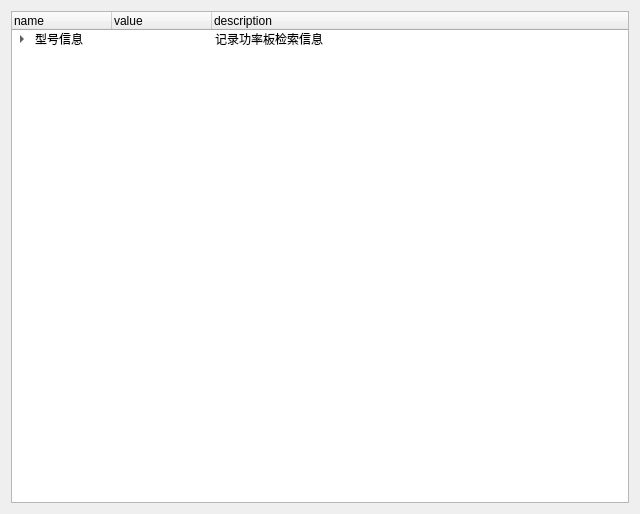
<?xml version="1.0" encoding="UTF-8"?>
<ui version="4.0">
 <class>Form</class>
 <widget class="QWidget" name="Form">
  <property name="geometry">
   <rect>
    <x>0</x>
    <y>0</y>
    <width>640</width>
    <height>514</height>
   </rect>
  </property>
  <property name="windowTitle">
   <string>Form</string>
  </property>
  <layout class="QVBoxLayout" name="verticalLayout">
   <item>
    <widget class="QTreeWidget" name="treeWidget">
     <column>
      <property name="text">
       <string>name</string>
      </property>
     </column>
     <column>
      <property name="text">
       <string>value</string>
      </property>
     </column>
     <column>
      <property name="text">
       <string>description</string>
      </property>
     </column>
     <item>
      <property name="text">
       <string>型号信息</string>
      </property>
      <property name="text">
       <string/>
      </property>
      <property name="text">
       <string>记录功率板检索信息</string>
      </property>
      <item>
       <property name="text">
        <string>M系列</string>
       </property>
       <property name="text">
        <string/>
       </property>
       <property name="text">
        <string/>
       </property>
       <item>
        <property name="text">
         <string>M1</string>
        </property>
        <item>
         <property name="text">
          <string>功率段1</string>
         </property>
         <item>
          <property name="text">
           <string/>
          </property>
         </item>
        </item>
        <item>
         <property name="text">
          <string>功率段2</string>
         </property>
        </item>
       </item>
       <item>
        <property name="text">
         <string>M2</string>
        </property>
        <item>
         <property name="text">
          <string>功率段1</string>
         </property>
        </item>
       </item>
       <item>
        <property name="text">
         <string>M4</string>
        </property>
        <property name="text">
         <string>4</string>
        </property>
        <item>
         <property name="text">
          <string>功率段1</string>
         </property>
        </item>
       </item>
       <item>
        <property name="text">
         <string>M6</string>
        </property>
        <property name="text">
         <string>6</string>
        </property>
        <item>
         <property name="text">
          <string>系列1</string>
         </property>
         <property name="text">
          <string/>
         </property>
         <property name="text">
          <string/>
         </property>
         <item>
          <property name="text">
           <string>SD61P006</string>
          </property>
          <property name="text">
           <string>1B</string>
          </property>
          <property name="text">
           <string>功率板和BOM表型号信息</string>
          </property>
          <item>
           <property name="text">
            <string>基本信息</string>
           </property>
           <property name="text">
            <string/>
           </property>
           <item>
            <property name="text">
             <string>产品信息</string>
            </property>
            <item>
             <property name="text">
              <string>型号编码</string>
             </property>
             <property name="text">
              <string>2B</string>
             </property>
             <property name="text">
              <string>记录功率板PCBA半成品编码，按公司8位数字编码规格</string>
             </property>
            </item>
            <item>
             <property name="text">
              <string>产品编码PN</string>
             </property>
             <property name="text">
              <string>2B</string>
             </property>
             <property name="text">
              <string>记录PCBA出厂时间，与型号编码一起组成15位的产品编码</string>
             </property>
            </item>
            <item>
             <property name="text">
              <string>PCBA版本</string>
             </property>
             <property name="text">
              <string>1B</string>
             </property>
             <property name="text">
              <string>PCBA和bom表版本信息</string>
             </property>
             <item>
              <property name="text">
               <string>小版本</string>
              </property>
             </item>
            </item>
            <item>
             <property name="text">
              <string>PCB版本</string>
             </property>
             <property name="text">
              <string>1B</string>
             </property>
             <property name="text">
              <string>PCB版本信息</string>
             </property>
            </item>
           </item>
           <item>
            <property name="text">
             <string>电气信息</string>
            </property>
            <item>
             <property name="text">
              <string>输入电源参数</string>
             </property>
             <item>
              <property name="text">
               <string>输入电压等级</string>
              </property>
              <property name="text">
               <string>1B</string>
              </property>
              <property name="text">
               <string/>
              </property>
             </item>
             <item>
              <property name="text">
               <string>输入相数</string>
              </property>
              <property name="text">
               <string>1B</string>
              </property>
              <property name="text">
               <string>单相、三相</string>
              </property>
             </item>
             <item>
              <property name="text">
               <string>输入电源频率</string>
              </property>
              <property name="text">
               <string>1B</string>
              </property>
              <property name="text">
               <string>50Hz</string>
              </property>
             </item>
             <item>
              <property name="text">
               <string>输入电源容量</string>
              </property>
              <property name="text">
               <string>1B</string>
              </property>
             </item>
             <item>
              <property name="text">
               <string>输入电流</string>
              </property>
              <property name="text">
               <string>1B</string>
              </property>
             </item>
            </item>
            <item>
             <property name="text">
              <string>母线电容信息</string>
             </property>
             <item>
              <property name="text">
               <string>母线电容型号</string>
              </property>
             </item>
             <item>
              <property name="text">
               <string>母线电容耐压值</string>
              </property>
             </item>
             <item>
              <property name="text">
               <string>母线电容容值</string>
              </property>
             </item>
             <item>
              <property name="text">
               <string>母线等效电容容量</string>
              </property>
             </item>
             <item>
              <property name="text">
               <string>母线电容个数</string>
              </property>
             </item>
            </item>
           </item>
          </item>
          <item>
           <property name="text">
            <string>详细信息</string>
           </property>
           <property name="text">
            <string>-1</string>
           </property>
           <item>
            <property name="text">
             <string>轴数</string>
            </property>
            <property name="text">
             <string>1B</string>
            </property>
            <property name="text">
             <string>轴数量信息</string>
            </property>
            <item>
             <property name="text">
              <string>轴1</string>
             </property>
             <property name="text">
              <string>1B</string>
             </property>
             <item>
              <property name="text">
               <string>公共电气参数</string>
              </property>
              <item>
               <property name="text">
                <string>风扇信息</string>
               </property>
               <item>
                <property name="text">
                 <string>风扇控制模式</string>
                </property>
                <property name="text">
                 <string/>
                </property>
                <property name="text">
                 <string>PWM风扇或标准风扇</string>
                </property>
               </item>
               <item>
                <property name="text">
                 <string>风扇反馈</string>
                </property>
               </item>
               <item>
                <property name="text">
                 <string>风扇型号</string>
                </property>
               </item>
              </item>
              <item>
               <property name="text">
                <string>保护信息</string>
               </property>
               <item>
                <property name="text">
                 <string>缺相信号形式</string>
                </property>
                <property name="text">
                 <string>1B</string>
                </property>
                <property name="text">
                 <string>单相时为方波，三相输入时为L</string>
                </property>
               </item>
               <item>
                <property name="text">
                 <string>继电器控制信息</string>
                </property>
                <item>
                 <property name="text">
                  <string>软启继电器闭合电压</string>
                 </property>
                </item>
                <item>
                 <property name="text">
                  <string>软启继电器断开电压</string>
                 </property>
                </item>
               </item>
               <item>
                <property name="text">
                 <string>母线电压保护参数设置</string>
                </property>
                <item>
                 <property name="text">
                  <string>母线电压比例系数</string>
                 </property>
                </item>
                <item>
                 <property name="text">
                  <string>母线过压保护点</string>
                 </property>
                 <property name="text">
                  <string/>
                 </property>
                 <property name="text">
                  <string>420V</string>
                 </property>
                </item>
                <item>
                 <property name="text">
                  <string>母线欠压保护点</string>
                 </property>
                 <property name="text">
                  <string/>
                 </property>
                 <property name="text">
                  <string>150V</string>
                 </property>
                </item>
               </item>
               <item>
                <property name="text">
                 <string>制动控制参数</string>
                </property>
                <item>
                 <property name="text">
                  <string>制动电阻打开电压</string>
                 </property>
                </item>
                <item>
                 <property name="text">
                  <string>制动电阻关断电压</string>
                 </property>
                </item>
               </item>
               <item>
                <property name="text">
                 <string>散热器温度检测信息</string>
                </property>
                <item>
                 <property name="text">
                  <string>温度传感器型号</string>
                 </property>
                </item>
                <item>
                 <property name="text">
                  <string>温度传感器特征参数</string>
                 </property>
                 <item>
                  <property name="text">
                   <string>25℃阻值</string>
                  </property>
                 </item>
                 <item>
                  <property name="text">
                   <string>80℃阻值</string>
                  </property>
                 </item>
                 <item>
                  <property name="text">
                   <string>100℃阻值</string>
                  </property>
                 </item>
                 <item>
                  <property name="text">
                   <string>预留参数1</string>
                  </property>
                 </item>
                 <item>
                  <property name="text">
                   <string>预留参数2</string>
                  </property>
                 </item>
                </item>
               </item>
              </item>
              <item>
               <property name="text">
                <string>制动信息</string>
               </property>
               <item>
                <property name="text">
                 <string>制动方式</string>
                </property>
                <property name="text">
                 <string/>
                </property>
                <property name="text">
                 <string>电阻制动、超级电容储能、回馈制动</string>
                </property>
                <item>
                 <property name="text">
                  <string>电阻制动信息</string>
                 </property>
                 <item>
                  <property name="text">
                   <string>制动开通电压</string>
                  </property>
                  <property name="text">
                   <string/>
                  </property>
                  <property name="text">
                   <string>400V</string>
                  </property>
                 </item>
                 <item>
                  <property name="text">
                   <string>制动关断电压</string>
                  </property>
                  <property name="text">
                   <string/>
                  </property>
                  <property name="text">
                   <string>380V</string>
                  </property>
                 </item>
                </item>
               </item>
              </item>
             </item>
             <item>
              <property name="text">
               <string>基本信息</string>
              </property>
              <item>
               <property name="text">
                <string>输出功率</string>
               </property>
              </item>
              <item>
               <property name="text">
                <string>额定输出电流(RMS)</string>
               </property>
              </item>
              <item>
               <property name="text">
                <string>最大输出电流2S(RMS)</string>
               </property>
              </item>
              <item>
               <property name="text">
                <string>预留参数1</string>
               </property>
              </item>
              <item>
               <property name="text">
                <string>预留参数2</string>
               </property>
              </item>
              <item>
               <property name="text">
                <string>预留参数3</string>
               </property>
              </item>
              <item>
               <property name="text">
                <string>预留参数4</string>
               </property>
              </item>
              <item>
               <property name="text">
                <string>预留参数5</string>
               </property>
              </item>
             </item>
             <item>
              <property name="text">
               <string>模块信息</string>
              </property>
              <item>
               <property name="text">
                <string>模块电压</string>
               </property>
              </item>
              <item>
               <property name="text">
                <string>模块电流</string>
               </property>
              </item>
              <item>
               <property name="text">
                <string>内置NTC信息</string>
               </property>
               <item>
                <property name="text">
                 <string>25℃时电阻</string>
                </property>
               </item>
               <item>
                <property name="text">
                 <string>100℃时电阻</string>
                </property>
               </item>
              </item>
             </item>
             <item>
              <property name="text">
               <string>电流采样信息</string>
              </property>
              <item>
               <property name="text">
                <string>采样方式</string>
               </property>
               <property name="text">
                <string/>
               </property>
               <property name="text">
                <string>分流器采样或传感器采样</string>
               </property>
               <item>
                <property name="text">
                 <string>电流传感器</string>
                </property>
                <item>
                 <property name="text">
                  <string>电流传感器类型</string>
                 </property>
                 <property name="text">
                  <string/>
                 </property>
                 <property name="text">
                  <string>开环或闭环</string>
                 </property>
                 <item>
                  <property name="text">
                   <string>开环传感器</string>
                  </property>
                  <item>
                   <property name="text">
                    <string>传感器信息</string>
                   </property>
                   <item>
                    <property name="text">
                     <string>传感器型号</string>
                    </property>
                   </item>
                   <item>
                    <property name="text">
                     <string>传感器额定采样电路</string>
                    </property>
                   </item>
                   <item>
                    <property name="text">
                     <string>传感器输出比例</string>
                    </property>
                   </item>
                   <item>
                    <property name="text">
                     <string>参考电压（抬升电压）</string>
                    </property>
                   </item>
                   <item>
                    <property name="text">
                     <string>采样精度</string>
                    </property>
                   </item>
                   <item>
                    <property name="text">
                     <string>相位延迟</string>
                    </property>
                   </item>
                  </item>
                  <item>
                   <property name="text">
                    <string>单板放大信息</string>
                   </property>
                   <item>
                    <property name="text">
                     <string>电流放大系数</string>
                    </property>
                   </item>
                   <item>
                    <property name="text">
                     <string>电路抬升电压参数</string>
                    </property>
                   </item>
                   <item>
                    <property name="text">
                     <string>截止频率</string>
                    </property>
                   </item>
                  </item>
                 </item>
                 <item>
                  <property name="text">
                   <string>闭环传感器</string>
                  </property>
                  <item>
                   <property name="text">
                    <string>传感器信息</string>
                   </property>
                   <item>
                    <property name="text">
                     <string>传感器型号</string>
                    </property>
                   </item>
                   <item>
                    <property name="text">
                     <string>传感器额定采样电流</string>
                    </property>
                   </item>
                   <item>
                    <property name="text">
                     <string>参考电压（抬升电压）</string>
                    </property>
                   </item>
                   <item>
                    <property name="text">
                     <string>采样精度</string>
                    </property>
                   </item>
                   <item>
                    <property name="text">
                     <string>相位延迟</string>
                    </property>
                   </item>
                  </item>
                  <item>
                   <property name="text">
                    <string>单板放大信息</string>
                   </property>
                   <item>
                    <property name="text">
                     <string>采样电阻</string>
                    </property>
                   </item>
                   <item>
                    <property name="text">
                     <string>电流放大系数</string>
                    </property>
                   </item>
                   <item>
                    <property name="text">
                     <string>电路抬升电压</string>
                    </property>
                   </item>
                   <item>
                    <property name="text">
                     <string>截止频率</string>
                    </property>
                   </item>
                  </item>
                 </item>
                </item>
               </item>
               <item>
                <property name="text">
                 <string>分流器采样</string>
                </property>
                <item>
                 <property name="text">
                  <string>采样电阻参数</string>
                 </property>
                 <item>
                  <property name="text">
                   <string>等效电阻</string>
                  </property>
                 </item>
                 <item>
                  <property name="text">
                   <string>单个电阻阻值</string>
                  </property>
                 </item>
                 <item>
                  <property name="text">
                   <string>采样电阻数量</string>
                  </property>
                 </item>
                </item>
                <item>
                 <property name="text">
                  <string>单板放大参数</string>
                 </property>
                 <item>
                  <property name="text">
                   <string>放大比例参数</string>
                  </property>
                 </item>
                 <item>
                  <property name="text">
                   <string>抬升电压</string>
                  </property>
                 </item>
                 <item>
                  <property name="text">
                   <string>采样精度</string>
                  </property>
                 </item>
                 <item>
                  <property name="text">
                   <string>相位延迟</string>
                  </property>
                 </item>
                </item>
               </item>
              </item>
             </item>
             <item>
              <property name="text">
               <string>控制参数</string>
              </property>
              <item>
               <property name="text">
                <string>最大载频kHz</string>
               </property>
              </item>
              <item>
               <property name="text">
                <string>最小占空比</string>
               </property>
              </item>
              <item>
               <property name="text">
                <string>最大占空比</string>
               </property>
              </item>
              <item>
               <property name="text">
                <string>死区时间</string>
               </property>
              </item>
              <item>
               <property name="text">
                <string>开通延迟</string>
               </property>
              </item>
              <item>
               <property name="text">
                <string>关断延迟</string>
               </property>
              </item>
             </item>
            </item>
           </item>
          </item>
         </item>
        </item>
        <item>
         <property name="text">
          <string>New Subitem</string>
         </property>
        </item>
       </item>
      </item>
     </item>
    </widget>
   </item>
  </layout>
 </widget>
 <resources/>
 <connections/>
</ui>
